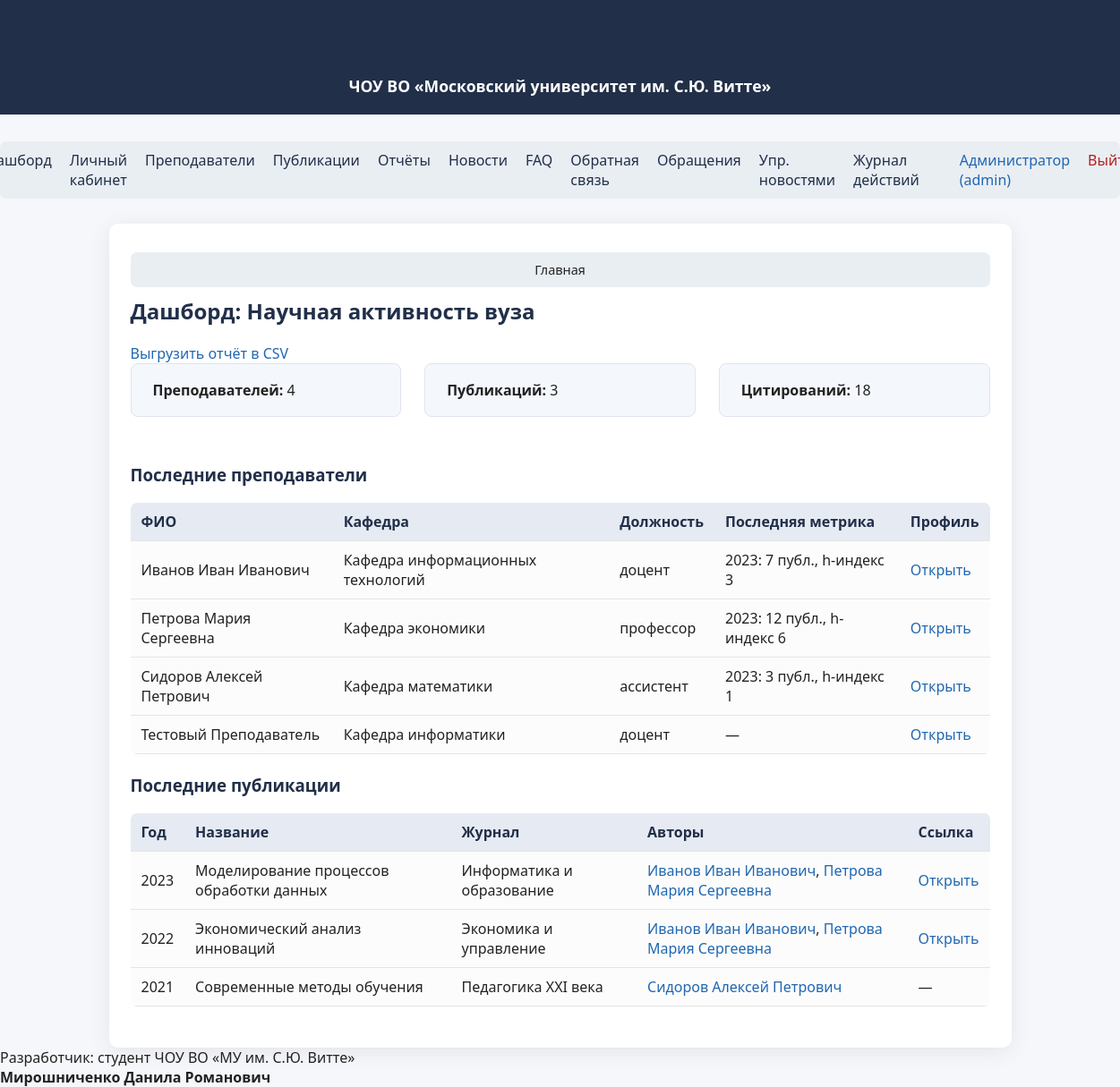
Before: / (signed in) with the older database file.
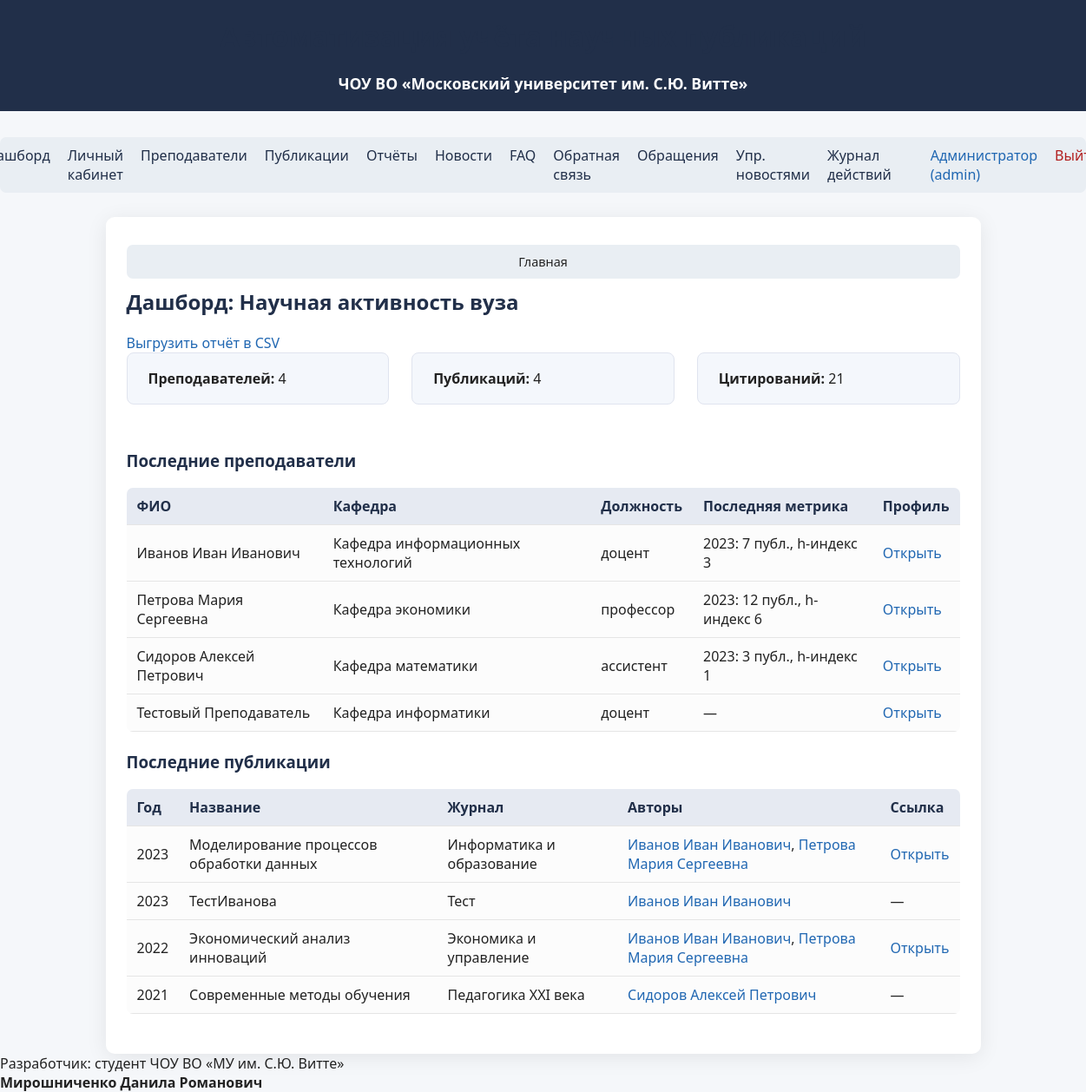
After: the same page with the newer database file.
### tables this page shows
CREATE TABLE lecturers (
            id INTEGER PRIMARY KEY AUTOINCREMENT,
            fio TEXT,
            position TEXT,
            department TEXT,
            academic_degree TEXT,
            orcid TEXT,
            email TEXT
        );

CREATE TABLE metrics (
            id INTEGER PRIMARY KEY AUTOINCREMENT,
            lecturer_id INTEGER,
            year INTEGER,
            total_publications INTEGER,
            total_citations INTEGER,
            h_index INTEGER,
            rinz INTEGER,
            scopus INTEGER,
            wos INTEGER,
            gs INTEGER,
            FOREIGN KEY(lecturer_id) REFERENCES lecturers(id)
        );

CREATE TABLE publications (
            id INTEGER PRIMARY KEY AUTOINCREMENT,
            title TEXT,
            year INTEGER,
            journal TEXT,
            source TEXT,
            link TEXT,
            citations INTEGER,
            doi TEXT,
            file_path TEXT,
            status TEXT DEFAULT 'new',
            review_comment TEXT,
            revision_deadline TEXT,
            reviewer_id INTEGER
        );

### app/routes.py (the view)
@bp.route('/')
@login_required()
def dashboard():
    lecturers = get_all_lecturers()
    pubs = get_all_publications()
    metrics = {}
    for l in lecturers:
        m = get_metrics_by_lecturer(l['id'])
        metrics[l['id']] = m[0] if m else None
    feedback_list = []
    if g.user and g.user['role'] == 'admin':
        feedback_list = get_all_feedback()
    return render_template(
        'dashboard.html',
        lecturers=lecturers,
        pubs=pubs,
        metrics=metrics,
        feedback_list=feedback_list,
        breadcrumbs=[('Главная', None)]
    )

### app/models.py (called while the page is built)
def get_db():
    db = getattr(g, '_database', None)
    if db is None:
        db = g._database = sqlite3.connect(DATABASE)
        db.row_factory = sqlite3.Row
    return db

def get_user_by_id(user_id):
    db = get_db()
    user = db.execute(
        "SELECT * FROM users WHERE id = ?", (user_id,)
    ).fetchone()
    return user

def get_all_lecturers():
    db = get_db()
    return db.execute(
        "SELECT * FROM lecturers"
    ).fetchall()

def get_all_publications():
    db = get_db()
    pubs = db.execute(
        "SELECT * FROM publications ORDER BY year DESC"
    ).fetchall()
    return pubs

def get_publications_by_lecturer(lecturer_id):
    db = get_db()
    pubs = db.execute(
        "SELECT p.* FROM publications p "
        "JOIN lecturer_publications lp ON p.id = lp.publication_id "
        "WHERE lp.lecturer_id = ? ORDER BY p.year DESC",
        (lecturer_id,)
    ).fetchall()
    return pubs

def get_metrics_by_lecturer(lecturer_id):
    db = get_db()
    return db.execute(
        "SELECT * FROM metrics WHERE lecturer_id = ? ORDER BY year DESC",
        (lecturer_id,)
    ).fetchall()

### app/templates/dashboard.html (shortened to what this page needs)
{% extends "base.html" %}
{% block content %}
<h2>Дашборд: Научная активность вуза</h2>
{% if g.user and g.user['role'] == 'admin' %}
    <a href="{{ url_for('main.export_dashboard') }}" class="btn" style="margin-bottom: 18px;">Выгрузить отчёт в CSV</a>
{% endif %}
<div style="display:flex;flex-wrap:wrap;gap:26px;margin-bottom:28px;">
    <div class="profile-card" style="flex:1;">
        <b>Преподавателей:</b> {{ lecturers|length }}
    </div>
    <div class="profile-card" style="flex:1;">
        <b>Публикаций:</b> {{ pubs|length }}
    </div>
    <div class="profile-card" style="flex:1;">
        <b>Цитирований:</b>
        {{
            pubs|map(attribute='citations')|map('int')|sum
        }}
    </div>
</div>
<h3>Последние преподаватели</h3>
<table>
    <thead>
        <tr>
            <th>ФИО</th>
            <th>Кафедра</th>
            <th>Должность</th>
            <th>Последняя метрика</th>
            <th>Профиль</th>
        </tr>
    </thead>
    <tbody>
    {% for l in lecturers[:5] %}
        <tr>
            <td>{{ l['fio'] }}</td>
            <td>{{ l['department'] }}</td>
            <td>{{ l['position'] }}</td>
            <td>
                {% set m = metrics.get(l['id']) %}
                {% if m %}
                    {{ m['year'] }}: {{ m['total_publications'] }} публ., h-индекс {{ m['h_index'] }}
                {% else %}
                    —
                {% endif %}
            </td>
            <td><a href="{{ url_for('main.lecturer_profile', lecturer_id=l['id']) }}">Открыть</a></td>
        </tr>
    {% endfor %}
    </tbody>
</table>
<h3>Последние публикации</h3>
<table>
    <thead>
        <tr>
            <th>Год</th>
            <th>Название</th>
            <th>Журнал</th>
            <th>Авторы</th>
            <th>Ссылка</th>
        </tr>
    </thead>
    <tbody>
    {% for pub in pubs[:5] %}
        <tr>
            <td>{{ pub['year'] }}</td>
            <td>{{ pub['title'] }}</td>
            <td>{{ pub['journal'] }}</td>
            <td>
                {% set authors = [] %}
                {% for lecturer in lecturers %}
                    {% for lp in get_publications_by_lecturer(lecturer['id']) %}
                        {% if lp['id'] == pub['id'] %}
                            {% set _ = authors.append('<a href="' ~ url_for('main.lecturer_profile', lecturer_id=lecturer['id']) ~ '">' ~ lecturer['fio'] ~ '</a>') %}
                        {% endif %}
                    {% endfor %}
                {% endfor %}
                {{ authors|join(', ')|safe }}
            </td>
            <td>
                {% if pub['link'] %}
                    <a href="{{ pub['link'] }}" target="_blank">Открыть</a>
                {% else %}
                    —
                {% endif %}
            </td>
        </tr>
    {% endfor %}
    </tbody>
</table>
{% endblock %}

### app/templates/base.html (shortened to what this page needs)
<!DOCTYPE html>
<html lang="ru">
<head>
    <link rel="stylesheet" href="{{ url_for('static', filename='css/style.css') }}">
</head>
<body>
    <div class="header">
        <h1>Автоматизация учёта научных публикаций</h1>
        <div style="font-size:1.1em;margin-top:5px;">
            <b>ЧОУ ВО «Московский университет им. С.Ю. Витте»</b>
        </div>
    </div>
    <nav>
        {% if g.user %}
            <a href="{{ url_for('main.dashboard') }}">Дашборд</a>
        {% endif %}
        <a href="{{ url_for('main.profile') }}">Личный кабинет</a>
        <a href="{{ url_for('main.lecturers') }}">Преподаватели</a>
        <a href="{{ url_for('main.publications') }}">Публикации</a>
        <a href="{{ url_for('main.reports') }}">Отчёты</a>
        <a href="{{ url_for('main.news_list') }}">Новости</a>
        <a href="{{ url_for('main.faq') }}">FAQ</a>
        <a href="{{ url_for('main.feedback') }}">Обратная связь</a>
        {% if g.user and g.user['role'] == 'admin' %}
            <a href="{{ url_for('main.admin_feedback') }}">Обращения</a>
            <a href="{{ url_for('main.admin_news') }}">Упр. новостями</a>
            <a href="{{ url_for('main.log') }}">Журнал действий</a>
        {% endif %}
        <span style="margin-left:25px;color:#2067b2;">
            {% if g.user %}
                {{ g.user['fio']|default('Пользователь') }} ({{ g.user['role']|default('') }})
            {% endif %}
        </span>
        {% if g.user %}
            <a href="{{ url_for('main.logout') }}" style="margin-left:auto;color:#b21f1f;">Выйти</a>
        {% else %}
            <a href="{{ url_for('main.login') }}" style="margin-left:auto;color:#2067b2;">Войти</a>
        {% endif %}
    </nav>
    <div class="container">
        {% if breadcrumbs %}
        <nav class="breadcrumbs" style="margin-bottom:10px; font-size:0.9em;">
            {% for bc in breadcrumbs %}
                {% set title = bc.title if bc.title is defined else bc[0] %}
                {% set url = bc.url if bc.url is defined else bc[1] %}
                {% if not loop.last and url %}
                    <a href="{{ url }}">{{ title }}</a> &raquo;
                {% else %}
                    <span>{{ title }}</span>
                {% endif %}
            {% endfor %}
        </nav>
        {% endif %}
        {% block content %}{% endblock %}
    </div>
    <footer class="footer">
        Разработчик: студент ЧОУ ВО «МУ им. С.Ю. Витте»<br>
        <b>Мирошниченко Данила Романович</b>
    </footer>
</body>
</html>

Changed rows visible on the page:
added publications: year "2023", title "ТестИванова", journal "Тест", authors "Иванов Иван Иванович"
Other visible differences:
{{ pubs|length }}: "3" → "4"
{{ pubs|map(attribute='citations')|map('int')|sum }}: "18" → "21"
